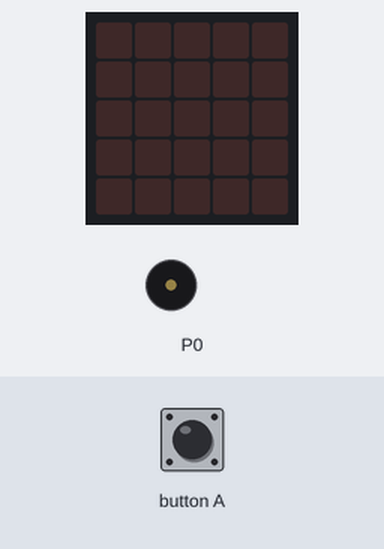
The program below on a simulated BBC micro:bit running MicroPython. Parts: the board's 5×5 LED display, buzzer (waves = sounding). Inputs (shaded band) come from the test bench. Dim RGB values are drawn brighter than linear.

Above: at 1.2 s.
1.3 s: button A pressed for 0.15 s
At 1.55 s:
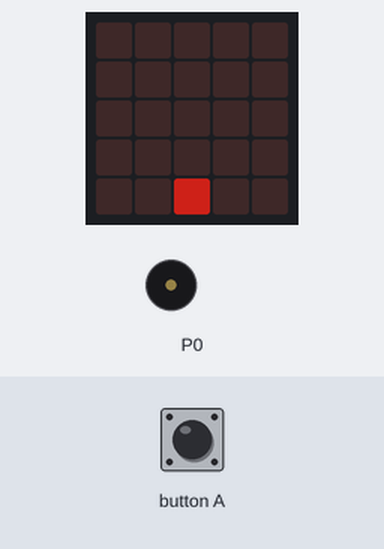
At 9.5 s:
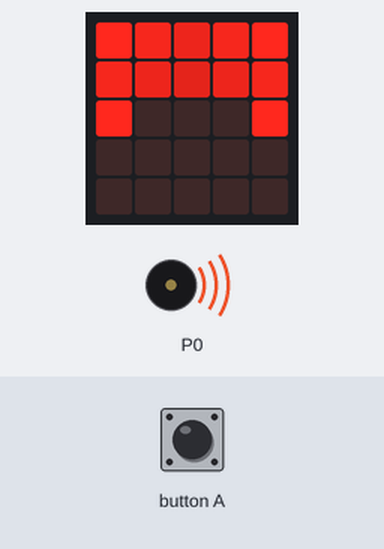
Timing chart, 0 to 19.6 s (numbered marks = the images above; inputs shaded):
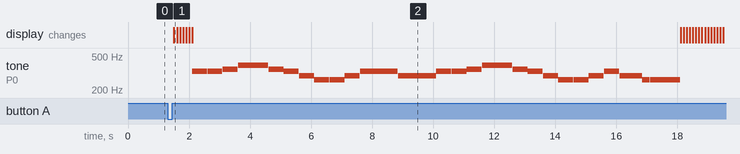

The program:

Frances.py
```python
from microbit import *
import music

firework1 = Image("00000:00000:00000:00000:00400")
firework2 = Image("00000:00000:00000:00600:00200")
firework3 = Image("00000:00000:00800:00400:00100")
firework4 = Image("00000:00900:00600:00200:00000")
firework5 = Image("98789:07670:00400:00100:00000")
firework6 = Image("98789:87678:00200:00000:00000")
firework7 = Image("98789:87678:90009:00000:00000")


def fade():
    for x in range(0,5):
        for y in range(0,5):
            #display.set_pixel(x,y,9)
            br=display.get_pixel(x,y)
            if br>0:
                display.set_pixel(x,y,br-1)
        sleep(100)


while True:
    if button_a.was_pressed():
        display.show(firework1)
        sleep(100)
        display.show(firework2)
        sleep(100)
        display.show(firework3)
        sleep(100)
        display.show(firework4)
        sleep(100)
        display.show(firework5)
        sleep(100)
        display.show(firework6)
        sleep(100)
        display.show(firework7)
        music.play(music.ODE)
    fade()
```

Measured:
- after the input at 1.3 s, tone on P0: plays 330 Hz for 0.49 s, 330 Hz for 0.49 s, 349 Hz for 0.49 s, 392 Hz for 0.49 s, 392 Hz for 0.49 s, 349 Hz for 0.49 s … (30 notes in this stretch), starting after 0.81 s; the display: changes after 0.21 s (image 1)
